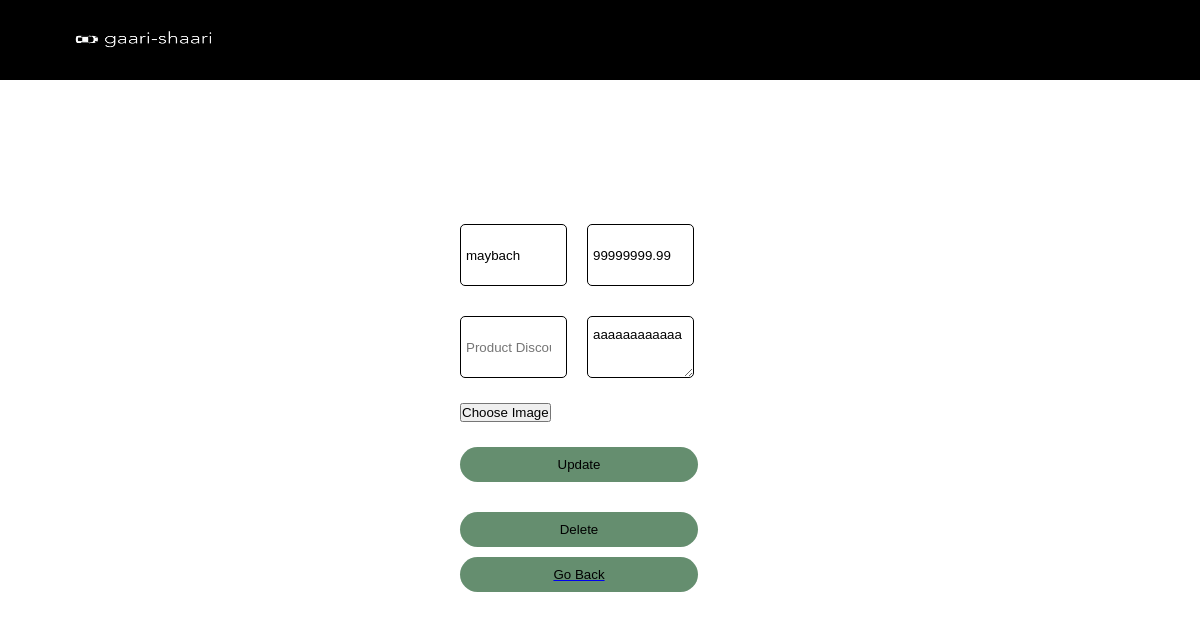
The page /updated/update.php?edit=13&brand=mercedes on the database its author committed.
### tables this page shows
CREATE TABLE `mercedes_products` (
  `product_id` int(11) NOT NULL,
  `product_name` varchar(255) NOT NULL,
  `price` decimal(10,2) NOT NULL,
  `discount` decimal(10,2) DEFAULT NULL,
  `product_images` varchar(255) DEFAULT NULL,
  `description` text NOT NULL
);

### updated/update.php (the view, shortened to what this page needs)
<?php
require_once 'connection.php';
if (isset($_GET['edit']) && isset($_GET['brand'])) {
    $product_id = $_GET['edit'];
    $brand = $_GET['brand'];
    $table = ($brand === 'bmw') ? 'bmw_products' : 'mercedes_products';
    $query = "SELECT * FROM $table WHERE product_id='$product_id'";
    $result = $conn->query($query);
    if ($result->num_rows > 0) {
        $product = $result->fetch_assoc();
    } else {
        die("Product not found.");
    }
} else {
    die("Invalid request.");
}
?>
<!DOCTYPE html>
<html lang="en">
<head>
    <link rel="stylesheet" href="font/css/all.min.css">
    <link rel="stylesheet" href="upload.css">
</head>
<body>
<header>
    <h1 class="logo">
        <a href="#"><img class="logo-img" src="img/logo.png" alt="Web Logo"></a>
    </h1>
</header>
<div class="hero">
    <section id="upload_container">
        <form id="upload-form" class="input-group" action="" method="POST" enctype="multipart/form-data">
            <input type="text" class="input-field" name="product_name" value="<?php echo $product['product_name']; ?>" placeholder="Product Name" required>
            <input type="number" class="input-field" name="price" value="<?php echo $product['price']; ?>" placeholder="Product Price" required>
            <input type="number" class="input-field" name="discount" value="<?php echo $product['discount']; ?>" placeholder="Product Discount">
            <textarea class="input-field" name="description" placeholder="Product Description" required><?php echo $product['description']; ?></textarea>
            <button id="choose" type="button" onclick="upload();">Choose Image</button>
            <input type="submit" value="Update" class="submit-btn" name="update">
                <input type="submit" value="Delete" class="submit-btn" name="delete">
        </form>
        <a href="admin_display.php?brand=<?php echo $brand; ?>"><button class="submit-btn">Go Back</button></a>
    </section>
</div>
</body>
</html>

### updated/upload.css (style rules this page uses)
* { margin: o; padding: 0; font-family: sans-serif; }
body { height: 100vh; }
header { width: 100%; position: fixed; top: 0; left: 0; height: 80px; background-color: black; display: flex; justify-content: space-between; align-items: center; padding: 0 5%; z-index: 1000; }
.logo { display: flex; align-items: center; color: white; }
.logo-img { width: 170px; height: 72px; }
.hero { height: 100%; width: 100%; background-position: center; background-size: cover; display: flex; justify-content: center; align-items: center; }
#upload-form { display: flex; flex-wrap: wrap; gap: 20px; }
.input-field, .img-upload { width: 100%; margin-bottom: 10px; }
.submit-btn { width: 100%; }
.input-group { top: 180px; width: 280px; transition: .5s; }
.input-field { width: 100px; height: 40px; padding: 10px 0; padding-left: 5px; margin: 5px 0; border-left: 0; border-top: 0; border-right: 0; border: 1px solid black; border-radius: 5px; outline: none; background: transparent; }
.submit-btn { width: 85%; padding: 10px 30px; cursor: pointer; display: block; margin: 5px 0; background-color: rgba(63, 114, 76, 0.8); border: 0; outline: none; border-radius: 30px; }

### rows shown on the page
mercedes_products: product_name "maybach", price "99999999.99", description "aaaaaaaaaaaa"
